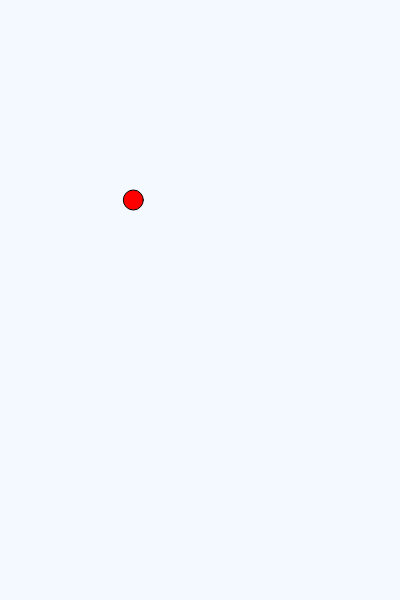
Frame 1 (no input)
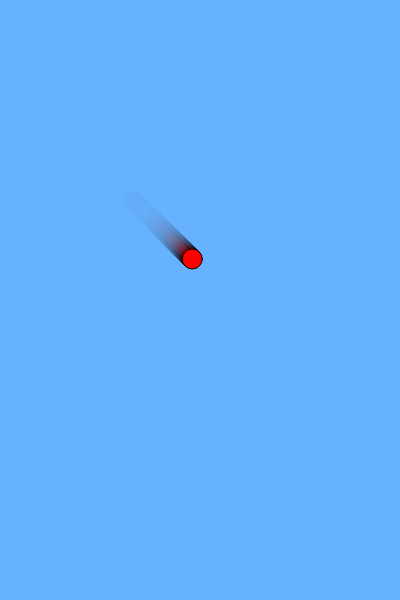
Frame 60 (no input)
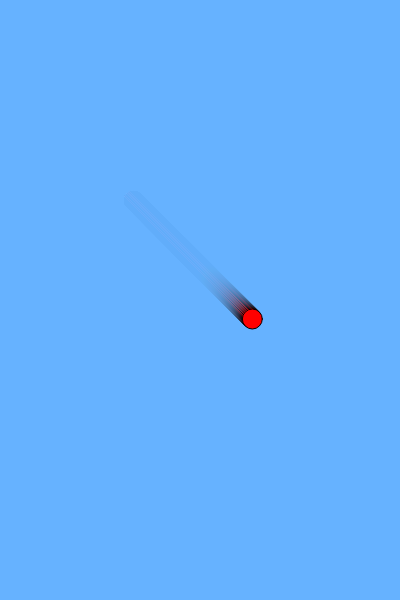
Frame 120 (the mouse pressed at the canvas centre since frame 60)

The p5.js sketch that drew these frames (run headless with seeded random() and noise() and a simulated clock; from frame 60 on, the mouse is pressed at the canvas centre):

// p5.js sketch
// ── sketch.js
/**
 * Amir EL, 1/23/26
 * IGME-101: 4-2 demo math operators
 * Description and interaction instructions
 */
 
"use strict"; //catch some common coding errors

/* Global variables */
let x;
let y;
let speedX;
let speedY;

/**
 * setup :
 */
function setup() {
  createCanvas(400, 600);
  speedX = 1; // behavior if -1?
  speedY =1; // behavior if -1?
  x = width/3;
  y = height/3;
  
  fill("red"); //ball color

}
/**
 * draw :
 */

function draw() {
  background(100, 180, 255, 20);

  //draw the ball
  ellipse(x, y, 20);

  //If x is too big (at right edge of canvas), make speedX -1
  if (x > width -10){
    //go towards left
    speedX = 1;
  }
  
    //If x is too big (at right edge of canvas), make speedX -1
  if (y > height -10){
    //go towards left
    speedY = 1;
    console.log("nounce ball",y, speedY)
  }

    //If x is too big (at right edge of canvas), make speedX -1
  if (y < -10){
    //go towards left
    speedY = 1;
  }
  
  //move the ball

  x = x + speedX;
  y = y + speedY;

  
}
